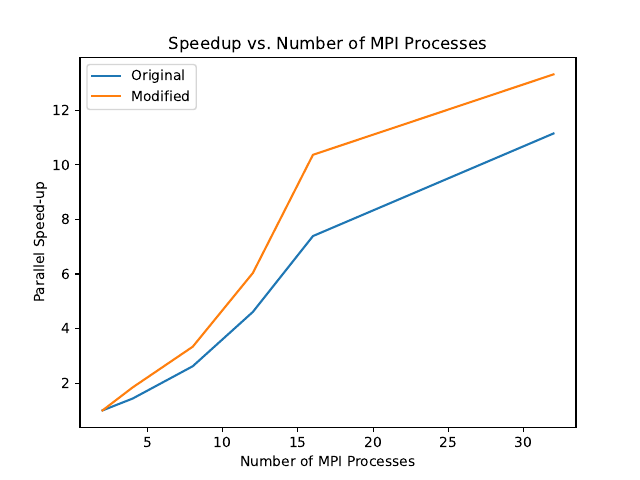

The script that saved this image:
import matplotlib.pyplot as plt
import numpy as np

# Data for the original program
num_processes = np.array([2, 4, 8, 12, 16, 32])
exec_time_1 = np.array([90.985, 63.48, 34.75, 19.74, 12.31, 8.16])
original_prog = exec_time_1[0] / exec_time_1

# Data for the modified program
num_processes = np.array([2, 4, 8, 12, 16, 32])
exec_time_2 = np.array([61.39, 33.34, 18.41, 10.17, 5.92, 4.61])
mod_prog = exec_time_2[0] / exec_time_2

# Plot the speedup data for the original program
plt.plot(num_processes, original_prog, label='Original')

# Plot the speedup data for the modified program
plt.plot(num_processes, mod_prog, label='Modified')

# Add labels and legend to the plot
plt.title('Speedup vs. Number of MPI Processes')
plt.xlabel('Number of MPI Processes')
plt.ylabel('Parallel Speed-up')
plt.legend()

# Save the plot to a PDF file
plt.savefig('plot.pdf', format='pdf')

